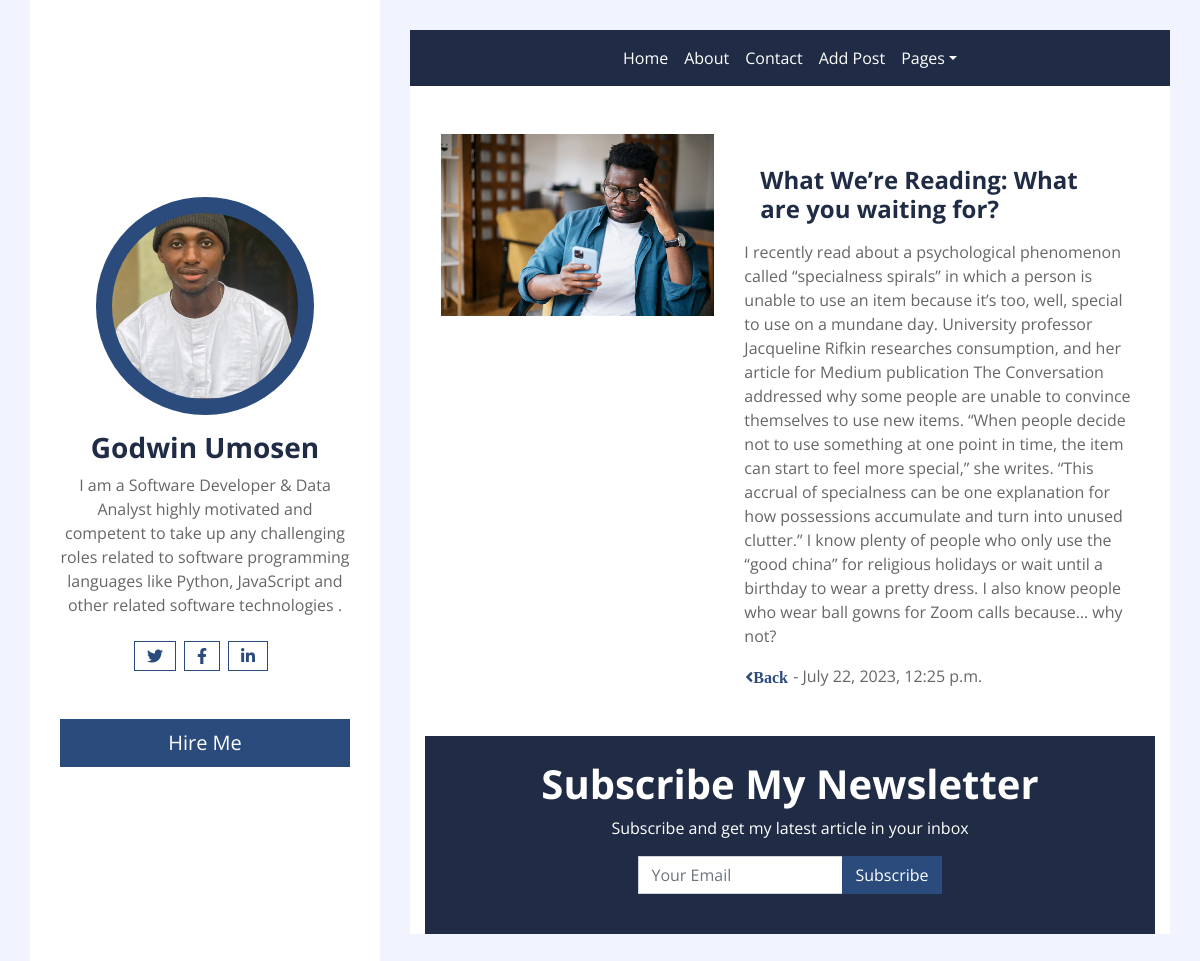
The page /detail/29/ on the database its author committed.
### blog/models.py (models this page shows, shortened)
class BlogMode  (models.Model):
    title = models.CharField(max_length=250)
    content = models.TextField()
    img = models.ImageField(upload_to='images/')
    user = models.ForeignKey(User, on_delete=models.CASCADE)
    pub_date = models.DateTimeField(auto_now_add=True)
    @property
    def image_url(self):
        if self.img and hasattr(self.img, 'url'):
            return self.img.url

### blog/views.py (the view)
# urls.py: path('detail/<int:pk>/', views.detail_view, name='detail'),
def detail_view(request, pk):
    object = get_object_or_404(BlogMode, pk=pk)
    return render(request, 'detail.html', {'detail': object})

### blog/templates/detail.html
{% extends 'base.html' %}
{% load static %}
       {% block content%}
                <div class="container bg-white pt-5">
                    <div class="row blog-item px-3 pb-5">
                        <div class="col-md-5">
                            <img class="img-fluid mb-4 mb-md-0" src="{{ detail.image_url|default_if_none:'#' }}" alt="Image">
                        </div>
                        <div class="col-md-7">
                            <h4 class="mt-md-4 px-md-3 mb-2 py-2 bg-white font-weight-bold">{{ detail.title }}</h4>
                            <p>{{ detail.content|truncatechars:5000 }}</p>
                             <a class="btn btn-link p-0" href="{% url 'index' %}"><i class="fa fa-angle-left">Back </i></a>  - {{detail.pub_date}}
                        </div>
                    </div>
                {% endblock %}

### rows shown on the page
BlogMode: image_url (picture), title "What We’re Reading: What are you waiting for?", content "I recently read about a psychological phenomenon called “specialness spirals” in which a person is unable to use an item because it’s too, well, special to use on a mundane day. University professor Jacqueline Rifkin researches consumption, and her article for Medium publication The Conversation addressed why some people are unable to convince themselves to use new items. “When people decide not to use something at one point in time, the item can start to feel more special,” she writes. “This accrual of specialness can be one explanation for how possessions accumulate and turn into unused clutter.” I know plenty of people who only use the “good china” for religious holidays or wait until a…", pub_date "July 22, 2023, 12:25 p.m."
